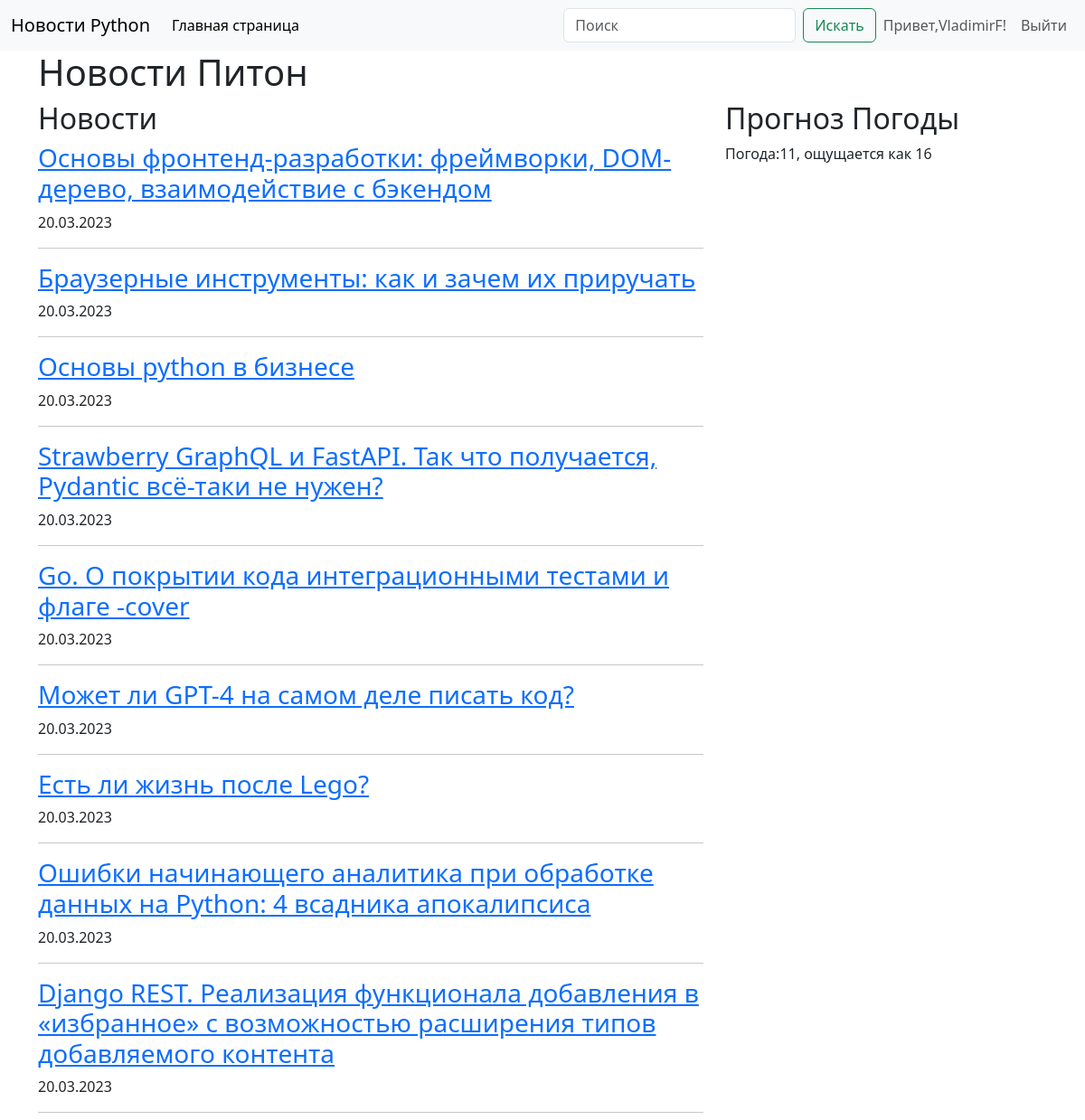
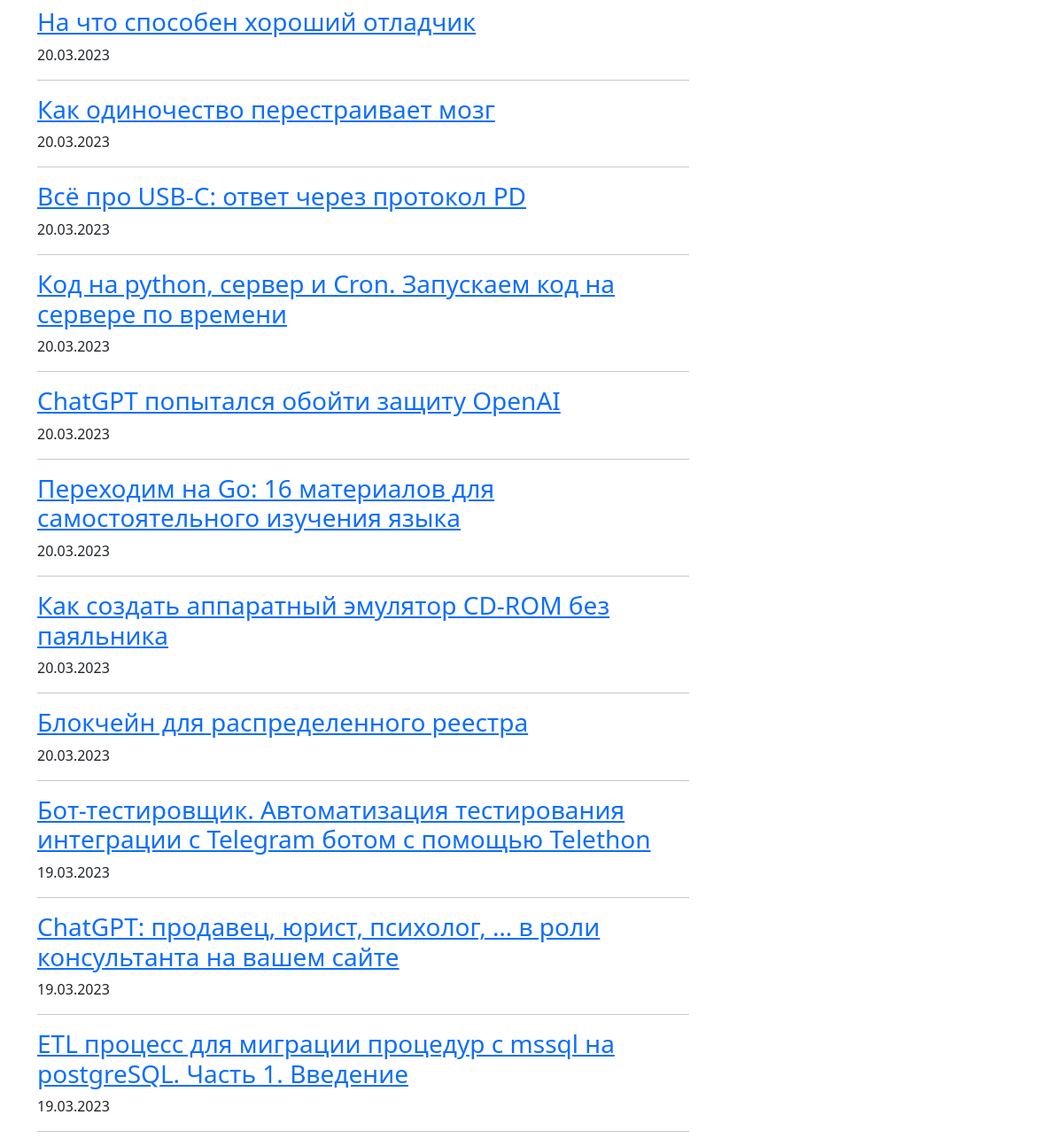
Screenshot of / (signed in) with the database file from the repository (2 pictures, top to bottom).
### webapp/user/models.py (models this page shows, shortened)
class User(db.Model, UserMixin):
    id = db.Column(db.Integer, primary_key=True)
    username = db.Column(db.String(64), index=True, unique=True)
    password = db.Column(db.String(128))
    role = db.Column(db.String(10), index=True)
    email = db.Column(db.String(50), index=True, unique=True)

### webapp/news/models.py (models this page shows, shortened)
class News(db.Model):
    id = db.Column(db.Integer, primary_key=True)
    title = db.Column(db.String, nullable=False)
    url = db.Column(db.String, unique=True, nullable=False)
    published = db.Column(db.DateTime, nullable=False)
    text = db.Column(db.Text, nullable=True)

### webapp/news/views.py (the view)
@blueprint.route('/')
def index():
    title = 'Новости Питон'
    weather = {'temp_C': 11, 'FeelsLikeC':16 }
    news_list = News.query.order_by(News.published.desc()).all()
    return render_template('news/index.html', page_title=title, weather=weather, news_list = news_list)

### webapp/__init__.py (called while the page is built)
def create_app():
    app = Flask(__name__)
    app.config.from_pyfile('config.py')
    db.init_app(app)
    migrate =Migrate(app, db)
    login_manager = LoginManager()
    login_manager.init_app(app)
    login_manager.login_view = 'user.login'
    app.register_blueprint(user_blueprint)
    app.register_blueprint(admin_blueprint)
    app.register_blueprint(news_blueprint)
    @login_manager.user_loader
    def load_user(user_id):
        return User.query.get(user_id)
    return app

### webapp/templates/news/index.html (shortened to what this page needs)
{% extends 'base.html' %}
{% block content %}
    <div class="row">
        <div class="col-8">
            <h2>Новости</h2>
            {% for news in news_list %}
            <h3><a href= "{{ news.url }}">{{ news.title }}</a></h3>
            <p>{{ news.published.strftime('%d.%m.%Y') }}</p>
            <hr />
            {% endfor %}
        </div>
        <div class="col-4">
            <h2>Прогноз Погоды</h2>
            {% if weather %}
                Погода:{{ weather.temp_C}},  ощущается как {{ weather.FeelsLikeC }}
            {% else %}
                Сервис временно не доступен
            {% endif %}
        </div>
    </div>
{% endblock %}

### webapp/templates/menu.html (shortened to what this page needs)
<nav class="navbar navbar-expand-lg bg-body-tertiary">
    <div class="container-fluid">
      <a class="navbar-brand" href="/">Новости Python</a>
      <div class="collapse navbar-collapse" id="navbarSupportedContent">
        <ul class="navbar-nav me-auto mb-2 mb-lg-0">
          <li class="nav-item">
            <a class="nav-link active" aria-current="page" href="/">Главная страница </a>
          </li>
        </ul>
        <form class="d-flex" role="search">
          <input class="form-control me-2" type="search" placeholder="Поиск" aria-label="Search">
          <button class="btn btn-outline-success" type="submit">Искать</button>
        </form>
        <ul class="navbar-nav">
          {% if current_user.is_authenticated %}
          <li class="nav-item">
            <span class="nav-link">Привет,{{ current_user.username }}!</span>
          </li>
          <li class="nav-item">
            <a class="nav-link" href="{{ url_for('user.logout') }}">Выйти</a>
          </li>
          {% endif %}
        </ul>
      </div>
    </div>
  </nav>

### rows the page displays
User: username "VladimirF"
News: title "Основы фронтенд-разработки: фреймворки, DOM-дерево, взаимодействие с бэкендом", published "20.03.2023"
News: title "Браузерные инструменты: как и зачем их приручать", published "20.03.2023"
News: title "Основы python в бизнесе", published "20.03.2023"
News: title "Strawberry GraphQL и FastAPI. Так что получается, Pydantic всё-таки не нужен?", published "20.03.2023"
News: title "Go. О покрытии кода интеграционными тестами и флаге -cover", published "20.03.2023"
News: title "Может ли GPT-4 на самом деле писать код?", published "20.03.2023"
News: title "Есть ли жизнь после Lego?", published "20.03.2023"
News: title "Ошибки начинающего аналитика при обработке данных на Python: 4 всадника апокалипсиса", published "20.03.2023"
News: title "Django REST. Реализация функционала добавления в «избранное» с возможностью расширения типов добавляемого контента", published "20.03.2023"
News: title "На что способен хороший отладчик", published "20.03.2023"
News: title "Как одиночество перестраивает мозг", published "20.03.2023"
News: title "Всё про USB-C: ответ через протокол PD", published "20.03.2023"
News: title "Код на python, сервер и Cron. Запускаем код на сервере по времени", published "20.03.2023"
News: title "ChatGPT попытался обойти защиту OpenAI", published "20.03.2023"
News: title "Переходим на Go: 16 материалов для самостоятельного изучения языка", published "20.03.2023"
News: title "Как создать аппаратный эмулятор CD-ROM без паяльника", published "20.03.2023"
News: title "Блокчейн для распределенного реестра", published "20.03.2023"
News: title "Бот-тестировщик. Автоматизация тестирования интеграции с Telegram ботом с помощью Telethon", published "19.03.2023"
News: title "ChatGPT: продавец, юрист, психолог, … в роли консультанта на вашем сайте", published "19.03.2023"
News: title "ETL процесс для миграции процедур с mssql на postgreSQL. Часть 1. Введение", published "19.03.2023"

### other values shown
{{ page_title }} "Новости Питон"
{{ weather.temp_C }} "11"
{{ weather.FeelsLikeC }} "16"
